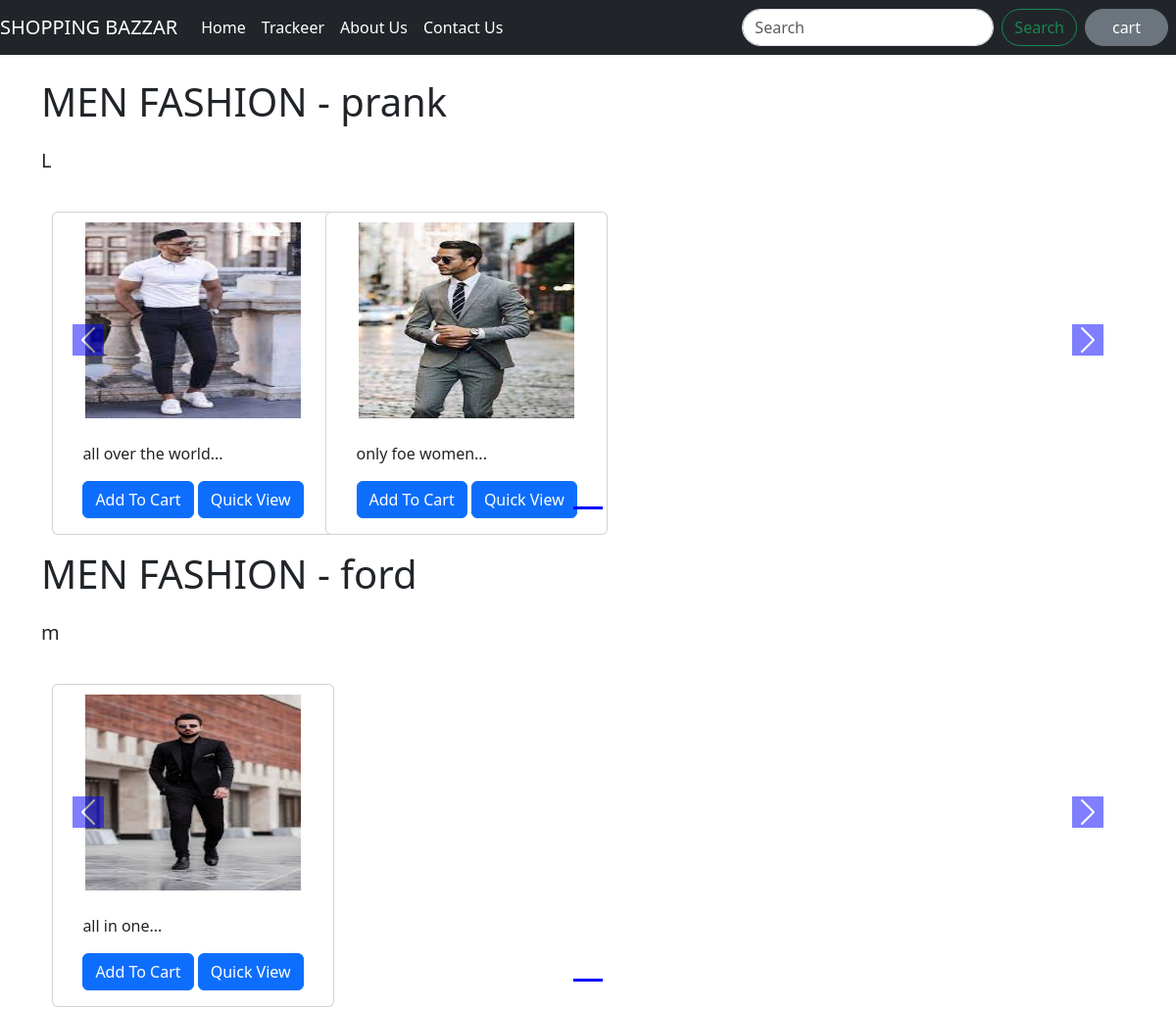
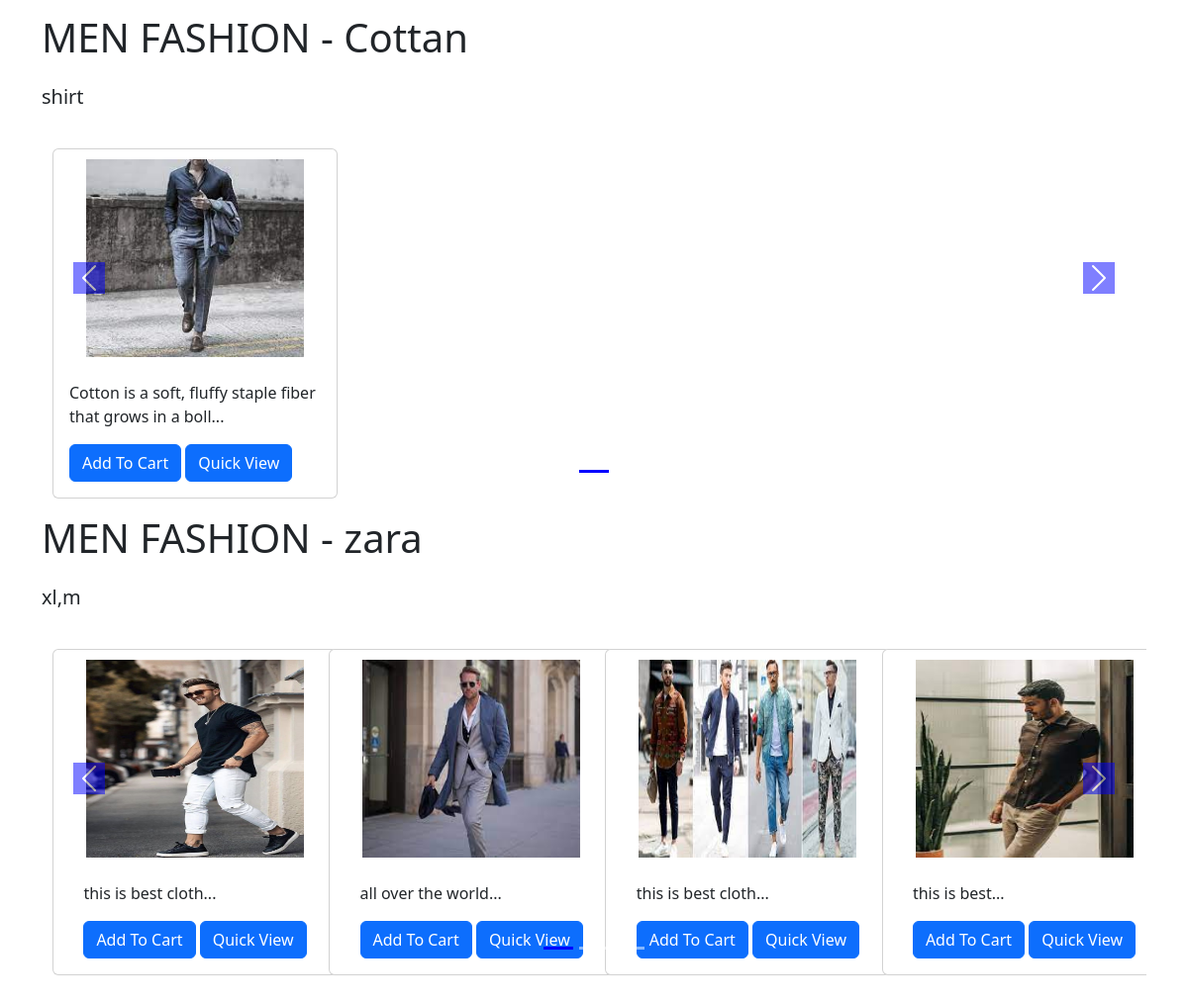
The app's page /shop/ with its own data (2 pictures, top to bottom).
### shop/models.py (models this page shows, shortened)
class Product(models.Model):
    Product_id=models.AutoField
    Product_name=models.CharField(max_length=50)
    category=models.CharField(max_length=50,default="")
    subcategory=models.CharField(max_length=50,default=0)
    price=models.IntegerField(default=0)
    dsc=models.CharField(max_length=1000)
    pub_date=models.DateField()
    image=models.ImageField(upload_to='shop/images',default="")

### shop/views.py (the view)
# urls.py: path('',views.index,name='ShopHome'),
def index(request):
    allProds=[]
    catprods=Product.objects.values('category','id')
    cats={item['category'] for item in catprods}
    for cat in cats:
        Prod=Product.objects.filter(category=cat)
        n=len(Prod)
        nSlides=n//4 + ceil((n/4)-(n//4))
        allProds.append([Prod,range(1,nSlides),nSlides])
    params={'allProds':allProds }
    return render(request,'shop/index.html',params)

### shop/templates/shop/index.html (shortened to what this page needs)
{% extends 'shop/basic.html' %}
{% block body %}
{% load static %}
<div class="container my-4">
  {% for product, range, nSlides in allProds %}
  <h1>MEN FASHION - {{product.0.Product_name}}</h1>
  <h5 class="my-4">{{product.0.category}}</h5>
  <div class="row">
    <div id="demo{{forloop.counter}}" class="col carousel slide my-3" data-ride="carousel">
      <ul class="carousel-indicators">
        <li data-target="#demo{{forloop.counter}}" data-slide-to="0" class="active"></li>
        {% for i in range %}
        <li data-target="#demo{{forloop.parentloop.counter}}" data-slide-to="{{i}}"></li>
        {% endfor %}
      </ul>
      <div class="container carousel-inner no-padding">
        <div class="carousel-item active">
          {% for i in product%}
          <div class="col-xs-3 col-sm-3 col-md-3">
            <div class="card align-items-center" style="width: 18rem;">
              <img src='/media/{{i.image}}' class="card-img-top" alt="...">
              <div class="card-body">
                <p class="card-text">{{i.dsc|slice:'0:58'}}...</p>
                <span id="divpr{{i.id}}" class="divpr">
                  <button id="pr{{i.id}}" class="btn btn-primary cart">Add To Cart</button>
                </span>
                <a href="/shop/products/{{i.id}}"><button id="qr{{i.id}}" class="btn btn-primary cart">Quick
                    View</button></a>
              </div>
            </div>
          </div>
          {% if forloop.counter|divisibleby:4 and forloop.counter > 0 and not forloop.last %}
        </div>
        <div class="carousel-item">
          {% endif %}
          {% endfor %}
        </div>
      </div>
    </div>
    <a class="carousel-control-prev" href="#demo{{forloop.counter}}" data-slide="prev">
      <span class="carousel-control-prev-icon"></span>
    </a>
    <a class="carousel-control-next" href="#demo{{forloop.counter}}" data-slide="next">
      <span class="carousel-control-next-icon"></span>
    </a>
  </div>
  {% endfor %}
</div>
{% endblock %}

### shop/templates/shop/basic.html (shortened to what this page needs)
<!doctype html>
<html lang="en">
<head>
    <link rel="stylesheet" href="https://stackpath.bootstrapcdn.com/bootstrap/4.2.1/css/bootstrap.min.css"
>
        <link href="https://cdn.jsdelivr.net/npm/bootstrap@5.3.1/dist/css/bootstrap.min.css" rel="stylesheet">
  </head>
</head>
<body>
    <nav class="navbar navbar-expand-lg navbar-dark bg-dark">
        <a class="navbar-brand" href="/shop">SHOPPING BAZZAR</a>
        <div class="collapse navbar-collapse" id="navbarSupportedContent">
            <ul class="navbar-nav mr-auto">
                <li class="nav-item active">
                    <a class="nav-link" href="/shop">Home <span class="sr-only">(current)</span></a>
                </li>
                <li class="nav-item active">
                    <a class="nav-link" href="/shop/trackeer">Trackeer</a>
                </li>
                <li class="nav-item active">
                    <a class="nav-link" href="/shop/about">About Us</a>
                </li>
                <li class="nav-item active">
                    <a class="nav-link" href="/shop/contact">Contact Us</a>
                </li>
            </ul>
            <form class="form-inline my-2 my-lg-0">
                <input class="form-control mr-sm-2" id="search" type="search" placeholder="Search" aria-label="Search">
                <button class="btn btn-outline-success my-2 my-sm-0" id="button" type="submit">Search</button>
            </form>
        </div>
        <button id="popcart" class="btn btn-secondary mx-2">cart</button>
    </nav>
    {% block body %}
    {% endblock %}
</body>
</html>

### shop/templates/shop/basic.html (style rules this page uses)
.col-md-3 { display: inline-block; margin-left: -4px; }
.carousel-indicators .active { background-color: blue; }
.col-md-3 img { max-width: 220px; height: 210px; }
body .carousel-indicators { bottom: 0; }
body .carousel-control-prev-icon, body .carousel-control-next-icon { background-color: blue; }
.carousel-control-prev, .carousel-control-next { top: auto; bottom: auto; padding-top: 131px; }
.form-control { width: 30%; }
body .no-padding { padding-left: 0; padding-right: 0; }
#button { border-radius: 50px; }
#popcart { border-radius: 50px; width: 85px; }
#search { border-radius: 50px; }
.card-img-top { padding-top: 10px; }

### records on screen
Product: Product_name "prank", category "L", image (picture), dsc "all over the world"
Product: image (picture), dsc "only foe women"
Product: Product_name "ford", category "m", image (picture), dsc "all in one"
Product: Product_name "Cottan", category "shirt", image (picture), dsc "Cotton is a soft, fluffy staple fiber that grows in a boll"
Product: Product_name "zara", category "xl,m", image (picture), dsc "this is best cloth"
Product: image (picture), dsc "all over the world"
Product: image (picture), dsc "this is best cloth"
Product: image (picture), dsc "this is best"
